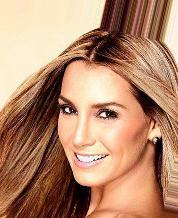
#> input picture data_sample/images/000001.jpg, 178 x 218 px
$ python read_and_view_image_file.py   (older library calls are emulated)
#> lines starting #> are read from the running program, lines starting #| are printed output that depends on the picture
__author__ = 'Sejune Cheon'

# tested in python 3.5

# two ways of reading and opening image data (some image conversion methods included)
# one more reading image data method is added. (using scikit-image

# first way is to use opencv
# opencv reads and views the RGB image in BGR order.


# importing libraries
import cv2 # in color image, BGR is used as default
import matplotlib.pyplot as plt # in color image RGB is used as default
import skimage as ski # in color image RGB is used as default
import skimage.io as skio # scikit-image read and view image

# sample data path
data_path = "data_sample/images/000001.jpg"

img = cv2.imread(data_path)  #image is read in BGR
#> img is the input picture: shape (218, 178, 3); mean B, G, R 109.7, 137.1, 181

# 이미지가 흑백 또는 컬러 인지 지정한 후 읽어드리는 방법
img = cv2.imread(data_path, cv2.IMREAD_GRAYSCALE)
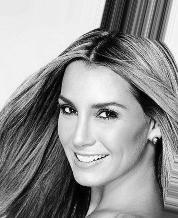
#> img: shape (218, 178); min 0, max 255, mean 147.1
img = cv2.imread(data_path, cv2.IMREAD_COLOR)

###  read an image cv2 설명 ###
# cv2.IMREAD_COLOR : Loads a color image. Any transparency of image will be neglected. It is the default flag.
# cv2.IMREAD_GRAYSCALE : Loads image in grayscale mode
# cv2.IMREAD_UNCHANGED : Loads image as such including alpha channel
# Note Instead of these three flags, you can simply pass integers 1, 0 or -1 respectively.


cv2.namedWindow("", cv2.WINDOW_NORMAL) # makes the window resizable, if it is commented the image viewer window will not be resizable
cv2.imshow("", img) # it shows image in BGR so the image is properly viewed
cv2.waitKey() # holds the window

# to convert the BGR image to RGB.
img_converted = cv2.cvtColor(img, cv2.COLOR_BGR2RGB)
cv2.imshow("", img_converted) # cv2.imshow is a BGR viewer so the converted RGB image will be viewed odd
cv2.waitKey()

# now to view image, need to use RGB viewer like as matplotlib's plt.imshow()
plt.imshow(img_converted)
plt.axis("off")
plt.show()


# second way is to use matplotlib for read image and view image

img_rgb = plt.imread(data_path) # RGB image reader (for datatype: read png image as float32, others reads as uint8)

plt.imshow(img_rgb) # RGB image viewer


# third way is to use scikit-image for read image and view image

# read image
img_ski = skio.imread(data_path, as_grey=False) # if parameter "as_grey" is true, color image will be convert into greyscale image

# view image
skio.imshow(img_ski)


# convert image data types
# Data type	  Range
# uint8	      0 to 255
# uint16	  0 to 65535
# uint32	  0 to 232
# float	     -1 to 1 or 0 to 1
# int8	     -128 to 127
# int16	     -32768 to 32767
# int32	     -231 to 231 - 1

# use skimage for converting image data types

# from uint8 to float (vise versa)
img = plt.imread(data_path)
imgf = ski.img_as_float(img) # img_as_float: Convert to 64-bit floating point.
img8 = ski.img_as_ubyte(imgf) # img_as_ubyte: Convert to 8-bit uint.


# 이미지를 0~1 사이 float 값으로 표현하고 싶을때 간단히 255 로 나눠주면 된다.
img = plt.imread(data_path)/255.
#> img: shape (218, 178, 3) float64


## I think it is not working properly ##
## cv2 color value range setting
# 0 to 255 for CV_8S images
# 0 to 65535 for CV_16S images
# 0 to 1 for CV_32F images

# img8 = cv2.cvtColor(img_rgb, cv2.CV_8S)
# img16 = cv2.cvtColor(cv2.cvtColor(img_rgb, cv2.CV_16S), cv2.COLOR_BGR2RGB)
# img_32f = cv2.cvtColor(img_converted, cv2.CV_32SC4)
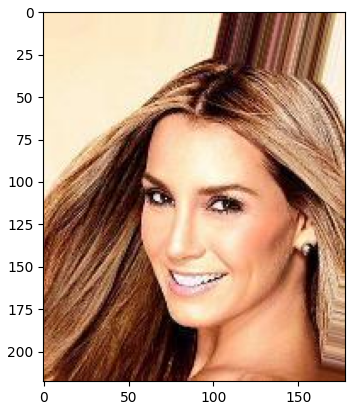
#> figure drawn by matplotlib, 1 panel
